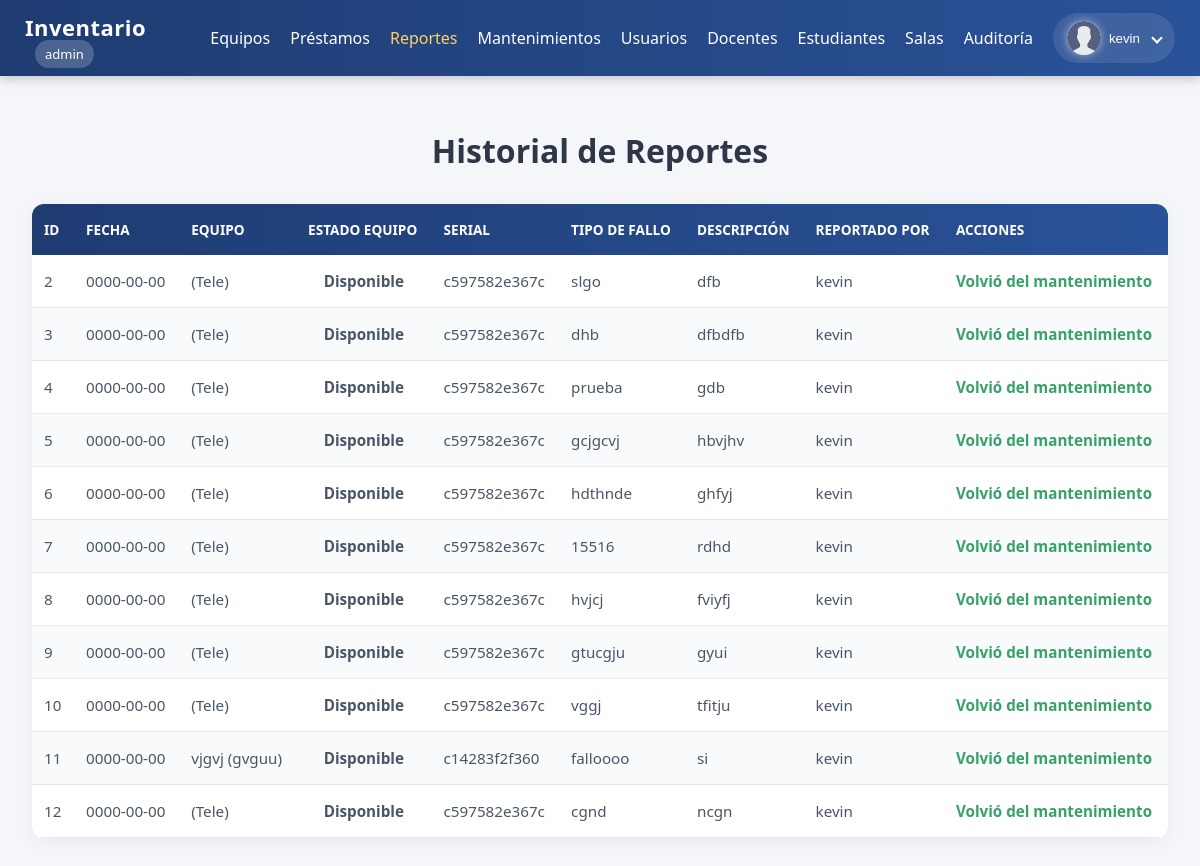
The app's page /public/reportes.php (signed in) with its own data.
### tables this page shows
CREATE TABLE `reporte_fallos` (
  `id` int(11) NOT NULL,
  `fecha` date NOT NULL,
  `tipo_fallo` varchar(255) NOT NULL,
  `descripcion_fallo` text NOT NULL,
  `id_equipo` int(11) NOT NULL,
  `nombre_usuario_reportante` varchar(120) NOT NULL
);

CREATE TABLE `equipos` (
  `id` int(11) NOT NULL,
  `area_id` int(11) NOT NULL,
  `sala_id` int(11) DEFAULT NULL,
  `tipo` varchar(60) NOT NULL,
  `marca` varchar(80) DEFAULT NULL,
  `modelo` varchar(120) DEFAULT NULL,
  `nro_serie` varchar(120) DEFAULT NULL,
  `serial_interno` varchar(32) NOT NULL,
  `estado` varchar(20) NOT NULL DEFAULT 'bueno',
  `prestado` tinyint(1) NOT NULL DEFAULT 0,
  `con_reporte` tinyint(1) NOT NULL DEFAULT 0,
  `detalles` longtext DEFAULT NULL CHECK (json_valid(`detalles`)),
  `creado_en` timestamp NOT NULL DEFAULT current_timestamp(),
  `actualizado_en` timestamp NULL DEFAULT NULL ON UPDATE current_timestamp(),
  `en_mantenimiento` tinyint(1) DEFAULT 0,
  `con_fallos` tinyint(1) DEFAULT 0
);

### init.php (called while the page is built, shortened)
<?php
function user()
{
  return $_SESSION['user'] ?? null;
}

### public/reportes.php (the view, shortened to what this page needs)
<?php
require __DIR__ . '/../init.php';
$sql = "SELECT
    r.id AS reporte_id,
    r.fecha,
    r.tipo_fallo,
    r.descripcion_fallo,
    r.nombre_usuario_reportante,
    e.id AS equipo_id,
    e.marca,
    e.modelo,
    e.tipo,
    e.serial_interno,
    e.estado,
    -- mantenimiento en curso solo para este reporte
    (SELECT COUNT(*)
     FROM mantenimientos m
     WHERE m.reporte_id = r.id AND m.fecha_devolucion IS NULL) AS en_mantenimiento,
    -- devoluciones realizadas solo para este reporte
    (SELECT COUNT(*)
     FROM mantenimientos m
     WHERE m.reporte_id = r.id AND m.fecha_devolucion IS NOT NULL) AS devoluciones
FROM reporte_fallos r
LEFT JOIN equipos e ON e.id = r.id_equipo
ORDER BY r.fecha DESC
";
$res = $mysqli->query($sql);
$rows = $res && $res->num_rows > 0 ? $res->fetch_all(MYSQLI_ASSOC) : [];
?>
<!doctype html>
<html lang="es">
<head>
    <link rel="stylesheet" href="../css/tabla_mantenimientos.css">
</head>
<body>
    <?php include __DIR__ . '/navbar.php'; ?>
    <div class="container">
        <h1>Historial de Reportes</h1>
        <?php if (!$rows): ?>
            <p class="muted">No existen reportes aún.</p>
        <?php else: ?>
            <table>
                <thead>
                    <tr>
                        <th>ID</th>
                        <th>Fecha</th>
                        <th>Equipo</th>
                        <th>Estado Equipo</th>
                        <th>Serial</th>
                        <th>Tipo de fallo</th>
                        <th>Descripción</th>
                        <th>Reportado por</th>
                        <th>Acciones</th>
                    </tr>
                </thead>
                <tbody>
                    <?php foreach ($rows as $r): ?>
                        <tr>
                            <td><?= $r['reporte_id'] ?></td>
                            <td><?= htmlspecialchars($r['fecha']) ?></td>
                            <td><?= htmlspecialchars($r['marca'] . ' ' . $r['modelo'] . ' (' . $r['tipo'] . ')') ?></td>
                            <td><?= htmlspecialchars($r['estado']) ?></td>
                            <td><?= htmlspecialchars($r['serial_interno']) ?></td>
                            <td><?= htmlspecialchars($r['tipo_fallo']) ?></td>
                            <td><?= nl2br(htmlspecialchars($r['descripcion_fallo'])) ?></td>
                            <td><?= htmlspecialchars($r['nombre_usuario_reportante']) ?></td>
                            <td>
                                <?php if ($r['devoluciones'] > 0): ?>
                                    <span class="status-devuelto">Volvió del mantenimiento</span>
                                <?php elseif ($r['en_mantenimiento'] > 0): ?>
                                    <span class="status-enviado">Enviado a mantenimiento</span>
                                    <a href="mantenimiento_volver.php?reporte_id=<?= $r['reporte_id'] ?>" class="btn">Volvió del mantenimiento</a>
                                <?php else: ?>
                                    <a href="mantenimiento_enviar.php?reporte_id=<?= $r['reporte_id'] ?>" class="btn">Enviar a mantenimiento</a>
                                <?php endif; ?>
                            </td>
                        </tr>
                    <?php endforeach; ?>
                </tbody>
            </table>
        <?php endif; ?>
    </div>
</body>
</html>

### public/navbar.php (shortened to what this page needs)
<?php
if (!isset($rol)) {
    $rol = user()['rol'];
}
function isActive($currentPage, $targetPage)
{
    return basename($_SERVER['PHP_SELF']) === $targetPage ? 'active' : '';
}
$currentPage = basename($_SERVER['PHP_SELF']);
?>
<!DOCTYPE html>
<html lang="es">
<head>
</head>
<body>
    <nav class="navbar">
        <div class="nav-container">
            <div class="nav-brand">
                <a href="/inventario_uni/" class="brand-link">Inventario</a>
                <span class="badge"><?= htmlspecialchars($rol) ?></span>
            </div>
            <ul class="nav-menu" id="nav-menu">
                <li class="nav-item"><a href="/inventario_uni/public/equipos_index.php" class="nav-link <?= isActive($currentPage, 'equipos_index.php') ?>">Equipos</a></li>
                <li class="nav-item"><a href="/inventario_uni/public/prestamos_index.php" class="nav-link <?= isActive($currentPage, 'prestamos_index.php') ?>">Préstamos</a></li>
                <?php if ($rol === 'admin'): ?>
                    <li class="nav-item"><a href="/inventario_uni/public/reportes.php" class="nav-link <?= isActive($currentPage, 'reportes.php') ?>">Reportes</a></li>
                    <li class="nav-item"><a href="/inventario_uni/public/mantenimientos.php" class="nav-link <?= isActive($currentPage, 'mantenimientos.php') ?>">Mantenimientos</a></li>
                    <li class="nav-item"><a href="/inventario_uni/public/usuarios_index.php" class="nav-link <?= isActive($currentPage, 'usuarios_index.php') ?>">Usuarios</a></li>
                <?php endif; ?>
                <li class="nav-item"><a href="/inventario_uni/public/docentes_listar.php" class="nav-link <?= isActive($currentPage, 'docentes_listar.php') ?>">Docentes</a></li>
                <li class="nav-item"><a href="/inventario_uni/public/estudiantes_listar.php" class="nav-link <?= isActive($currentPage, 'estudiantes_listar.php') ?>">Estudiantes</a></li>
                <?php if ($rol === 'admin'): ?>
                    <li class="nav-item"><a href="/inventario_uni/public/salas.php" class="nav-link <?= isActive($currentPage, 'salas.php') ?>">Salas</a></li>
                    <li class="nav-item"><a href="/inventario_uni/public/auditoria.php" class="nav-link <?= isActive($currentPage, 'auditoria.php') ?>">Auditoría</a></li>
                <?php endif; ?>
                <li class="nav-item nav-user">
                    <div class="user-dropdown">
                        <button class="user-btn">
                            <img src="/inventario_uni/img/user-icon.png" alt="Usuario" class="user-icon">
                            <span><?= htmlspecialchars(user()['nombre']) ?></span>
                            <i class="arrow"></i>
                        </button>
                    </div>
                </li>
            </ul>
        </div>
    </nav>
</body>
</html>

### css/tabla_mantenimientos.css (style rules this page uses)
body { font-family: 'Segoe UI', Tahoma, Geneva, Verdana, sans-serif; background: #f7fafc; margin: 0; }
.container { padding: 2rem; }
h1 { text-align: center; color: #2d3748; margin-bottom: 2rem; }
table { width: 100%; border-collapse: collapse; font-size: 0.95rem; background: #fff; border-radius: 12px; overflow: hidden; box-shadow: 0 4px 20px rgba(0, 0, 0, 0.05); }
thead { background: linear-gradient(90deg, #1e3c72, #2a5298); color: #fff; }
th { color: #fff; padding: 1rem 0.75rem; text-align: left; font-weight: 600; font-size: 0.85rem; text-transform: uppercase; }
td { padding: 1rem 0.75rem; border-bottom: 1px solid #e2e8f0; color: #4a5568; }
tbody tr:nth-child(even) { background: #f8fafc; }
td:nth-child(4) { font-weight: 600; text-align: center; }

### public/reportes.php (style rules this page uses)
.status-devuelto { color: #38a169; font-weight: 600; }

### public/navbar.php (style rules this page uses)
body { margin: 0; font-family: 'Segoe UI', Roboto, sans-serif; background-color: #f5f6fa; }
.navbar { background: linear-gradient(90deg, #1e3c72, #2a5298); color: #fff; padding: 12px 25px; display: flex; justify-content: center; box-shadow: 0 3px 10px rgba(0, 0, 0, 0.2); }
.nav-container { width: 100%; max-width: 1200px; display: flex; align-items: center; justify-content: space-between; }
.nav-brand a { color: #fff; text-decoration: none; font-size: 22px; font-weight: 600; letter-spacing: 0.5px; }
.badge { background: rgba(255, 255, 255, 0.2); color: #fff; padding: 5px 10px; border-radius: 20px; font-size: 13px; margin-left: 10px; }
.nav-menu { list-style: none; display: flex; align-items: center; gap: 20px; margin: 0; }
.nav-item a { text-decoration: none; color: #fff; font-weight: 500; transition: color 0.3s, transform 0.2s; }
.nav-item a:hover, .nav-item a.active { color: #ffd166; transform: scale(1.05); }
.nav-user { position: relative; }
.user-dropdown { position: relative; }
.user-btn { background: rgba(255, 255, 255, 0.1); border: none; border-radius: 25px; display: flex; align-items: center; gap: 8px; color: #fff; cursor: pointer; padding: 8px 14px; transition: background 0.3s; }
.user-icon { width: 34px; height: 34px; border-radius: 50%; background: radial-gradient(circle at top left, #ffffff, #cfd9ff); box-shadow: 0 0 8px rgba(255, 255, 255, 0.5); transition: transform 0.3s ease, box-shadow 0.3s ease; }
.arrow { border: solid #fff; border-width: 0 2px 2px 0; padding: 3px; transform: rotate(45deg); margin-left: 5px; }

### records on screen
reporte_fallos: nombre_usuario_reportante "kevin", id "7", fecha "0000-00-00", id_equipo.tipo "(Tele)", id_equipo.estado "Disponible", id_equipo.serial_interno "c597582e367c", tipo_fallo "15516", descripcion_fallo "rdhd"
reporte_fallos: id "2", fecha "0000-00-00", id_equipo.tipo "(Tele)", id_equipo.estado "Disponible", id_equipo.serial_interno "c597582e367c", tipo_fallo "slgo", descripcion_fallo "dfb", nombre_usuario_reportante "kevin"
reporte_fallos: id "3", fecha "0000-00-00", id_equipo.tipo "(Tele)", id_equipo.estado "Disponible", id_equipo.serial_interno "c597582e367c", tipo_fallo "dhb", descripcion_fallo "dfbdfb", nombre_usuario_reportante "kevin"
reporte_fallos: id "4", fecha "0000-00-00", id_equipo.tipo "(Tele)", id_equipo.estado "Disponible", id_equipo.serial_interno "c597582e367c", tipo_fallo "prueba", descripcion_fallo "gdb", nombre_usuario_reportante "kevin"
reporte_fallos: id "5", fecha "0000-00-00", id_equipo.tipo "(Tele)", id_equipo.estado "Disponible", id_equipo.serial_interno "c597582e367c", tipo_fallo "gcjgcvj", descripcion_fallo "hbvjhv", nombre_usuario_reportante "kevin"
reporte_fallos: id "6", fecha "0000-00-00", id_equipo.tipo "(Tele)", id_equipo.estado "Disponible", id_equipo.serial_interno "c597582e367c", tipo_fallo "hdthnde", descripcion_fallo "ghfyj", nombre_usuario_reportante "kevin"
reporte_fallos: id "8", fecha "0000-00-00", id_equipo.tipo "(Tele)", id_equipo.estado "Disponible", id_equipo.serial_interno "c597582e367c", tipo_fallo "hvjcj", descripcion_fallo "fviyfj", nombre_usuario_reportante "kevin"
reporte_fallos: id "9", fecha "0000-00-00", id_equipo.tipo "(Tele)", id_equipo.estado "Disponible", id_equipo.serial_interno "c597582e367c", tipo_fallo "gtucgju", descripcion_fallo "gyui", nombre_usuario_reportante "kevin"
reporte_fallos: id "10", fecha "0000-00-00", id_equipo.tipo "(Tele)", id_equipo.estado "Disponible", id_equipo.serial_interno "c597582e367c", tipo_fallo "vggj", descripcion_fallo "tfitju", nombre_usuario_reportante "kevin"
reporte_fallos: id "11", fecha "0000-00-00", id_equipo.tipo "vjgvj (gvguu)", id_equipo.estado "Disponible", id_equipo.serial_interno "c14283f2f360", tipo_fallo "falloooo", descripcion_fallo "si", nombre_usuario_reportante "kevin"
reporte_fallos: id "12", fecha "0000-00-00", id_equipo.tipo "(Tele)", id_equipo.estado "Disponible", id_equipo.serial_interno "c597582e367c", tipo_fallo "cgnd", descripcion_fallo "ncgn", nombre_usuario_reportante "kevin"

### other values on screen
$rol "admin"
